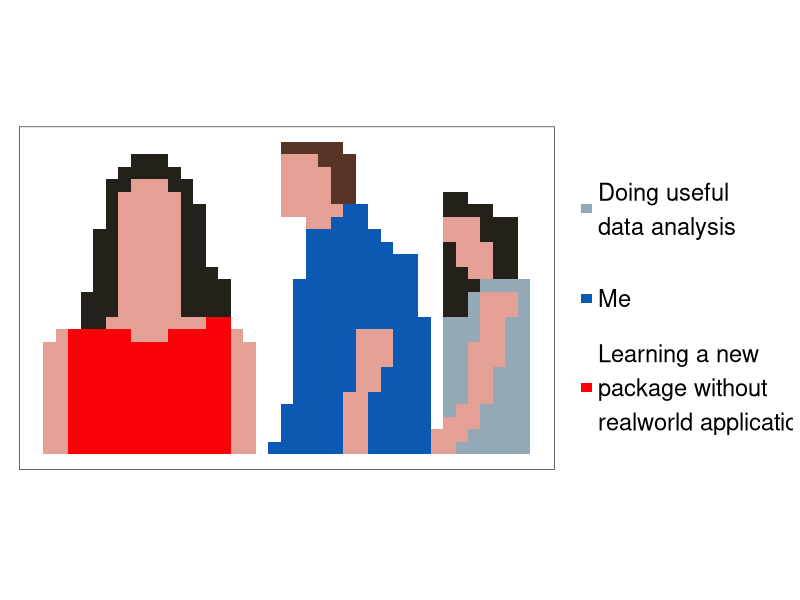

R code for this plot:
## Credit https://github.com/ashten28/my_ggplots/tree/master/guy_checking_out_a_girl_meme

# load libraries
library(readr)
library(dplyr)
library(forcats)
library(ggplot2)
library(patchwork)

# read in data - manually created
data <-
  read_csv("../data/meme.csv") %>% 
  mutate(
    paint = fct_relevel(paint, c("black", "brown", "beige", "white", "black_2", "grey_2",  "red", "blue_2", "beige_3", "blue", "beige_2", "grey"))
    
  )

# start ggplot
p1 <- 
  ggplot(data) +
  # using geom_bar, so didnt cheat (though using geom_tile was much easier)
  geom_bar(
    mapping = aes(x = x, fill = paint),
    width = 1
  ) +
  # set colours for bars
  scale_fill_manual(
    values = c("#24211a", "#593326","#e4a095", "#ffffff", "#24211a", "#93a9b6", "#fa0107", "#0b59b3", "#e4a095", "#0b59b3", "#e4a095","#93a9b6")
  ) +
  # make grid squares
  coord_equal() +
  # coord_polar() +
  # add themes
  theme_bw() +
  theme(
    legend.position = "none",
    axis.title = element_blank(),
    axis.ticks = element_blank(),
    axis.text  = element_blank(),
    panel.grid = element_blank()
  )

# customized legend - create data to be plotted to look like a legend (not recommended)
legend_data <-
  data.frame(
    x = 0,
    y = c(4, 6, 8, 10, 12),
    label = c("Learning a new\npackage without\nrealworld application", "", "Me", "", "Doing useful\ndata analysis")
  )

# start ggplot for custom legend
p2 <- 
  ggplot(
    data = legend_data,
    mapping = aes(x = x, y = y)
  ) +
  # using geom_tile to create filled boxes
  geom_tile(
    mapping = aes( fill = label),
    width = 0.4, height = 0.4,
  ) + 
  # using geom_text to place text beside tiles
  geom_text(
    mapping = aes(label = label),
    size = 6,
    nudge_x = 0.4,
    nudge_y = 0,
    hjust = 0,
    vjust = 0.5
  ) + 
  scale_fill_manual(
    values = c("#ffffff", "#93a9b6", "#fa0107", "#0b59b3")
  ) +
  # setting scales to look better/ coord_fixed to make plot narrower
  scale_x_continuous(limits = c(-0.5,7)) +
  scale_y_continuous(limits = c(1, 15)) +
  coord_fixed(ratio = 0.8) +
  # add themes
  theme_void() +
  theme(
    legend.position = "none"
  )

# using patchwork to combine main plot and custom legend
p <- p1 + p2
p
